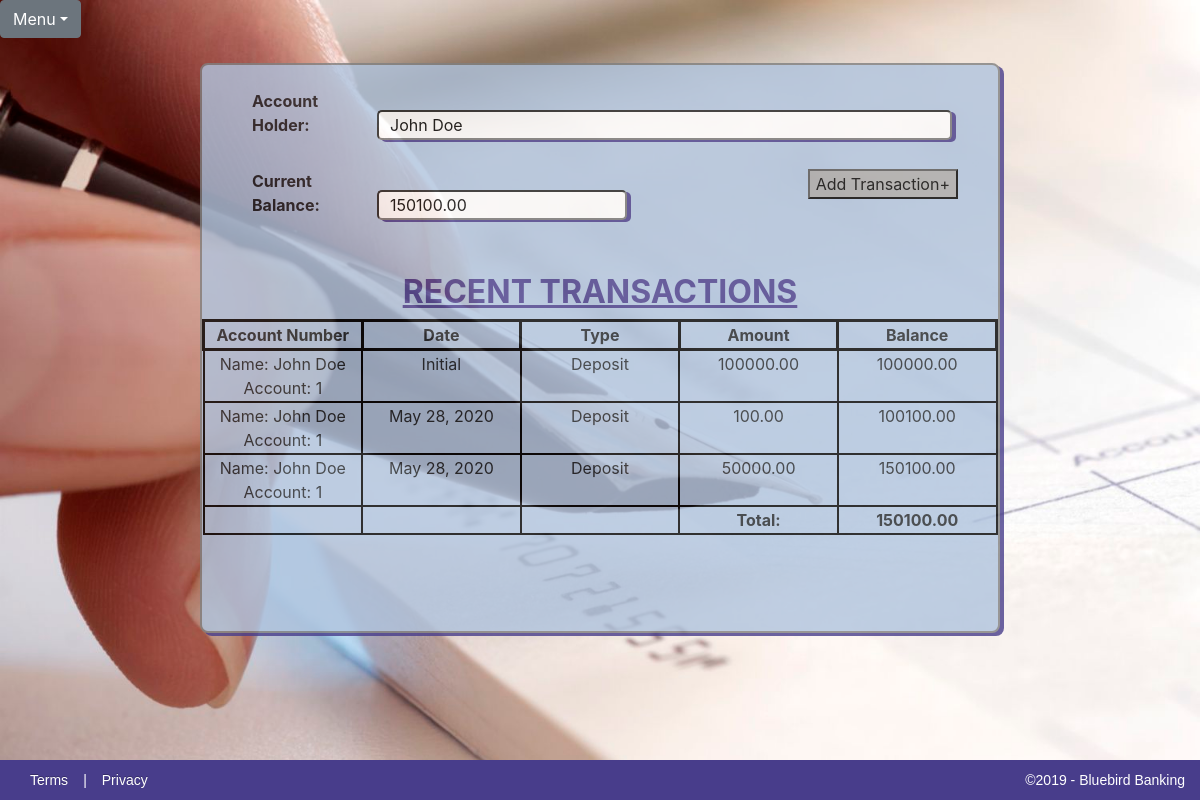
/1/BalanceSheet/, run on the app's committed database.
### CheckbookApp/models.py (models this page shows, shortened)
class Account(models.Model):
    firstName = models.CharField(max_length=60, default="", blank=True, null=False)
    lastName = models.CharField(max_length=60, default="", blank=True, null=False)
    startingBalance = models.DecimalField(default=0.00, max_digits=10000, decimal_places=2)
    accounts = models.Manager()
    def __str__(self):
        return "Name: {} {} Account: {}".format(self.firstName,self.lastName,self.id)

class Transaction(models.Model):
    date = models.DateField()
    type = models.CharField(max_length=60, choices=TYPE_CHOICES, null=False)
    amount = models.DecimalField(default=0.00, max_digits=10000, decimal_places=2, null=False)
    description = models.TextField(max_length=300, default="", blank=True)
    account = models.ForeignKey(Account,on_delete=models.CASCADE, null=False)
    transactions = models.Manager()

### CheckbookApp/views.py (the view)
# urls.py: path('<int:pk>/BalanceSheet/', views.balanceSheet, name="balancesheet"),
def balanceSheet(request,pk):#ADD WILDCARDS BELOW (AFTER INDEX.HTML)
    pk = int(pk)
    item = get_object_or_404(Account, pk=pk)
    trans = Transaction.transactions.filter(account=pk)
    total = []
    total1 = item.startingBalance
    for i in trans:
        if i.type == 'Deposit':
            total1 = total1 + i.amount
            total.append(total1)
        elif i.type == 'Withdrawal':
            total1 = total1 - i.amount
            total.append(total1)
    data = zip(total,trans)
    return render(request, 'CheckbookApp/BalanceSheet.html', {'item': item, 'data': data, 'trans': trans, 'total': total, 'total1': total1})

### CheckbookApp/templates/CheckbookApp/BalanceSheet.html (shortened to what this page needs)
{% extends 'checkbook_base.html' %}
{% block content %}
			<div id="all-transactions-form">
				<form>
					<br>
					<label>Account Holder:</label><input id="accountholder" type="text" name="accountHolder" value="  {{ item.firstName }} {{ item.lastName }}" readonly><br><br>
					<label>Current Balance:</label><input id="balance" type="text" name="currentBalance" value="  {{ total1 }}" readonly>
					<button type="button"><a href="/AddTransaction">Add Transaction+</a></button>
				</form>
				<br><br>
			<h2>RECENT TRANSACTIONS</h2>
			<table>
    		<tr>
        		<th class="center">Account Number</th>
        		<th class="center">Date</th>
				<th class="center">Type</th>
        		<th class="center">Amount</th>
				<th class="center">Balance</th>
    		</tr>
			<tr>
				<td class="center">{{ item }}</td>
        		<td class="center">Initial</td>
        		<td class="center">Deposit</td>
        		<td class="center">{{ item.startingBalance }}</td>
				<td class="center">{{ item.startingBalance }}</td>
    		</tr>
    		{% for item1, item2 in data %}
			<tr>
				<td class="center">{{ item2.account }}</td>
        		<td class="center">{{ item2.date }}</td>
        		<td class="center">{{ item2.type }}</td>
        		<td class="center">{{ item2.amount }}</td>
				<td class="center">{{ item1 }}</td>
			</tr>
			{% endfor %}
			<tr>
				<td></td>
        		<td></td>
        		<td></td>
				<td class="center"><strong>Total:</strong></td>
				<td class="center"><strong>{{ total1 }}</strong></td>
    		</tr>
			</table>
			</div>
			<br><br>
{% endblock %}

### static/CSS/CheckbookApp.css (style rules this page uses)
html, body { height: cover; width: cover; }
body { font-family: Lucida Sans Unicode; text-align: center; background-image: url('../../static/images/CheckCalligraphyPen.jpg'); -webkit-background-size: cover; -moz-background-size: cover; -o-background-size: cover; background-size: cover; overflow: scroll; background-repeat: no-repeat; }
label { width: 125px; margin-left: 50px; font-weight: bold; opacity: initial; }
input, select { width: 500px; border-radius: 5px; box-shadow: 4px 2px darkslateblue; }
th { border: 3px solid black; }
tr td { height: 25px; border: 2px solid black; word-wrap: normal; vertical-align: top; }
.center { text-align: center; width: 15%; }
.checkbook-container h2 { color: darkslateblue; font-size: 32px; font-weight: bold; text-align: center; text-decoration: underline; }
#all-transactions-form { position: relative; }
#all-transactions-form button { background-color: darkgray; position: relative; right: 40px; float: right; }
#accountholder { width: 575px; }
#balance { width: 250px; }
.checkbook-container button, .new-account-button { background-color: darkgray; display: block; margin-left: auto; margin-right: auto; }
button a, button a:hover { text-decoration: none; text-align: center; color:black; }

### data on the page
Account: accountHolder "John Doe", firstName+lastName+id "Name: John Doe Account: 1", startingBalance "100000.00"
Transaction: account "Name: John Doe Account: 1", date "May 28, 2020", type "Deposit", amount "100.00", item1 "100100.00"
Transaction: account "Name: John Doe Account: 1", date "May 28, 2020", type "Deposit", amount "50000.00", item1 "150100.00"

### other printed values
{{ total1 }} "150100.00"
